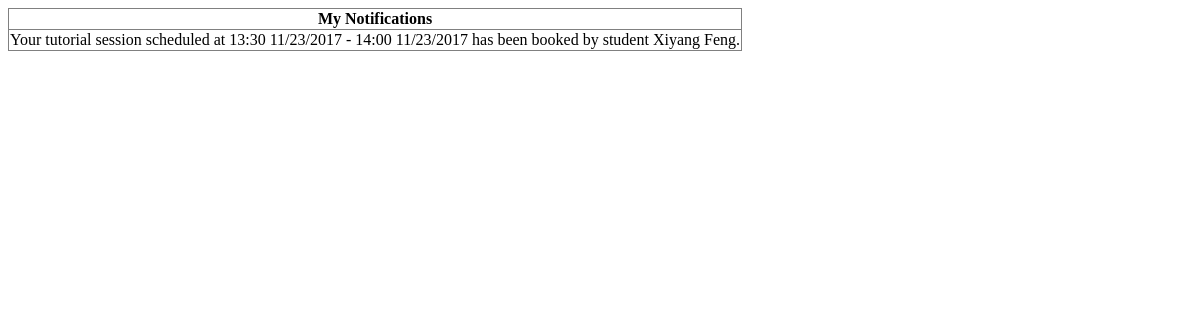
Page /tutor/message/notification/ (signed in) on the earlier database version.
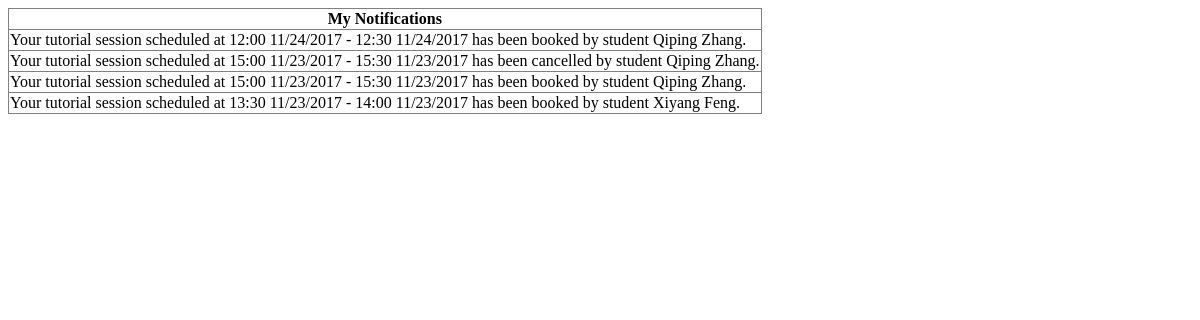
Same page on the later database version.
### tutoria/models.py (models this page shows)
class Notification(models.Model):
	category = models.CharField(max_length=20, default="booking")
	content = models.TextField(default="This is a notification!")
	user = models.ForeignKey(User, on_delete=models.CASCADE)
	fee = models.FloatField(default="0.00")
	createTime = models.DateTimeField(default=datetime.now())

### tutoria/views/tutor_view/message_view.py (the view)
def notification (request):
    requestingTutor = Tutor.objects.get(user=request.user)
    notifications = all_notification(requestingTutor)
    return render_to_response('tutoria/tutor/notification.html', locals())

### tutoria/operations.py (called while the page is built)
def all_notification(requestingClient):
	try:
		return Notification.objects.filter(user=requestingClient.user).exclude(category="history").order_by('-createTime', '-id')
	except Notification.DoesNotExist:
		return None

### tutoria/templates/tutoria/tutor/notification.html
<table frame="box" rules="all">
    <tr>
        <th>My Notifications</th>
    </tr>
    {% for notification in notifications %}
    <tr>
        <td>
            <p>{{ notification.content }}</p>
        </td>
    </tr>
    {% endfor %}
</table>

Differences in the rows shown:
added Notification: content "Your tutorial session scheduled at 12:00 11/24/2017 - 12:30 11/24/2017 has been booked by student Qiping Zhang."
added Notification: content "Your tutorial session scheduled at 15:00 11/23/2017 - 15:30 11/23/2017 has been cancelled by student Qiping Zhang."
added Notification: content "Your tutorial session scheduled at 15:00 11/23/2017 - 15:30 11/23/2017 has been booked by student Qiping Zhang."
